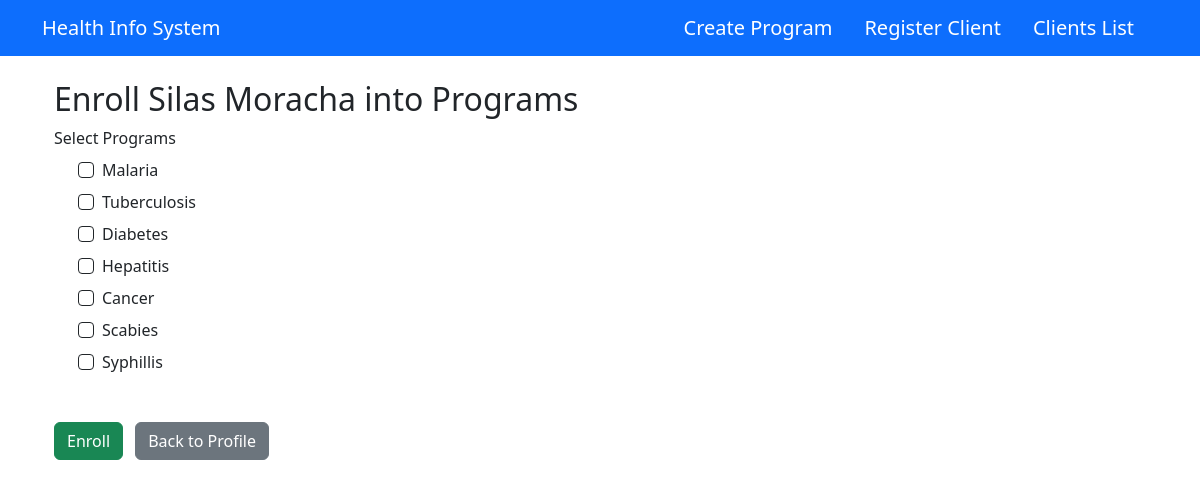
The app's page /clients/2/enroll/ with its own data.
### healthIS/models.py (models this page shows, shortened)
class Client(models.Model):
    GENDER_CHOICES = [
        ('Male', 'Male'),
        ('Female', 'Female'),
        ('Other', 'Other')
    ]
    first_name = models.CharField(max_length=100)
    last_name = models.CharField(max_length=100)
    dob = models.DateField()
    email = models.EmailField(unique=True)
    gender = models.CharField(max_length=10, choices=GENDER_CHOICES)
    contact_info = models.CharField(max_length=255)
    date_registered = models.DateTimeField(auto_now_add=True)

class HealthProgram(models.Model):
    name = models.CharField(max_length=100, unique=True)
    description = models.TextField(blank=True)
    date_created = models.DateTimeField(auto_now_add=True)

### healthIS/views.py (the view)
# urls.py: path('clients/<int:client_id>/enroll/', views.enroll_client, name='enroll_client'),
def enroll_client(request, client_id):
    client = get_object_or_404(Client, id=client_id)
    programs = HealthProgram.objects.all()
    if request.method == 'POST':
        program_ids = request.POST.getlist('programs')
        for pid in program_ids:
            program = HealthProgram.objects.get(id=pid)
            Enrollment.objects.get_or_create(client=client, program=program)
        return redirect('client-profile', client_id=client.id)
    return render(request, 'healthIS/enroll_client.html', {'client': client, 'programs': programs})

### healthIS/templates/healthIS/enroll_client.html (shortened to what this page needs)
{% extends 'healthIS/base.html' %}
{% block content %}
<div class="container mt-4">
    <h2>Enroll {{ client.first_name }} {{ client.last_name }} into Programs</h2>
    <form method="post">
        <div class="mb-3">
            <label class="form-label">Select Programs</label>
            <div class="form-check">
                {% for program in programs %}
                    <div class="form-check mb-2">
                        <input
                            class="form-check-input border border-dark"
                            type="checkbox"
                            name="programs"
                            value="{{ program.id }}"
                            id="program{{ program.id }}"
                        >
                        <label class="form-check-label" for="program{{ program.id }}">
                            {{ program.name }}
                        </label>
                    </div>
                {% endfor %}
            </div>
        </div>
        <div class="mt-5">
            <button type="submit" class="btn btn-success">Enroll</button>
            <a href="{% url 'client-profile' client.id %}" class="btn btn-secondary ms-2">Back to Profile</a>
        </div>
    </form>
</div>
{% endblock %}

### records on screen
Client: first_name "Silas", last_name "Moracha"
HealthProgram: name "Malaria"
HealthProgram: name "Tuberculosis"
HealthProgram: name "Diabetes"
HealthProgram: name "Hepatitis"
HealthProgram: name "Cancer"
HealthProgram: name "Scabies"
HealthProgram: name "Syphillis"
